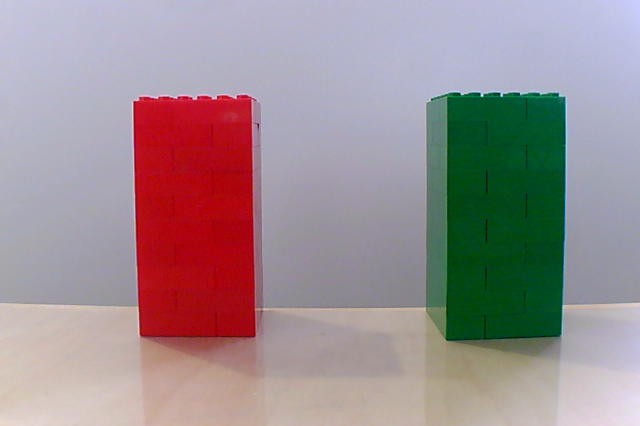
#> input picture img/red_green.jpg, 1280 x 852 px (shown at 1/2 size)
$ python img_test.py
#> lines starting #> are read from the running program, lines starting #| are printed output that depends on the picture; after the words box and inside, x2 and y2 are one past the last pixel; in counts of white or black regions, pixels touching at a corner belong together
### funciones.py
import cv2 as cv
import numpy as np

# [8 lines left out: function get_centroid, not called in this run]


def find_contours(image, range, ROI):

    img_segmented = image[ROI[1]:ROI[3], ROI[0]:ROI[2]]

    lower_mask = np.array(range[0])
    upper_mask = np.array(range[1])

    mask = cv.inRange(img_segmented, lower_mask, upper_mask)

    kernel = np.ones((5,5), np.uint8)

    eroded_mask = cv.erode(mask, kernel, iterations=1)
    dilated_mask = cv.dilate(eroded_mask, kernel, iterations=1)

    contours = cv.findContours(dilated_mask, cv.RETR_EXTERNAL, cv.CHAIN_APPROX_SIMPLE)[-2]

    return contours


# [28 lines left out: function max_contour, not called in this run]

### img_test.py
import cv2 as cv
import numpy as np
from matplotlib import pyplot as plt
import imutils
from funciones import *

img = cv.imread("img/red_green.jpg")
#> img is the input picture: shape (852, 1280, 3); mean B, G, R 146.3, 142.5, 156.1
assert img is not None

img_h, img_w, _ = img.shape
#> img_h = 852; img_w = 1280

hsv = cv.cvtColor(img, cv.COLOR_BGR2HSV)
#> hsv: shape (852, 1280, 3); mean H, S, V 99.6, 75.1, 173.4


mask_red = [[180-20, 120, 40], [180, 255, 255]]
mask_green = [[60-20, 120, 40], [60+20, 255, 255]]


ROI = [0, 0, img_w, img_h]
#> ROI = [0, 0, 1280, 852]
red_cnts = find_contours(hsv, mask_red, ROI)
#> in find_contours, `mask = cv.inRange(img_segmented, lower_mask, upper_mask)`:
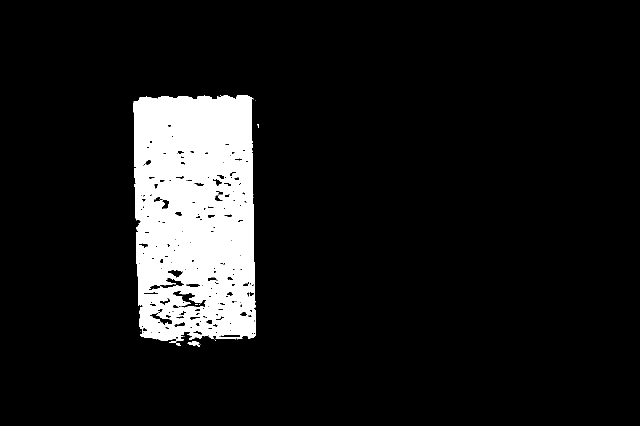
#> mask: shape (852, 1280) (shown at 1/2 size); 9.7% white; 19 white regions (17 under 20 px), largest, box (x1, y1, x2, y2) and area: (267, 190, 512, 691) 105707, (375, 682, 400, 693) 149
#> in find_contours, `eroded_mask = cv.erode(mask, kernel, iterations=1)`:
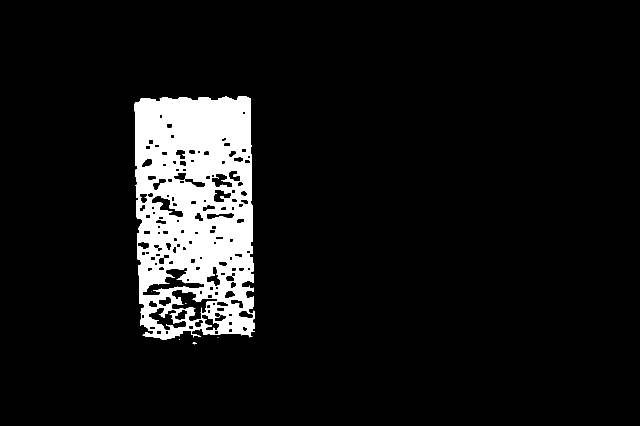
#> eroded_mask: shape (852, 1280) (shown at 1/2 size); 8% white; 7 white regions (5 under 20 px), largest, box (x1, y1, x2, y2) and area: (269, 192, 510, 680) 87258, (385, 685, 394, 689) 22
#> in find_contours, `dilated_mask = cv.dilate(eroded_mask, kernel, iterations=1)`:
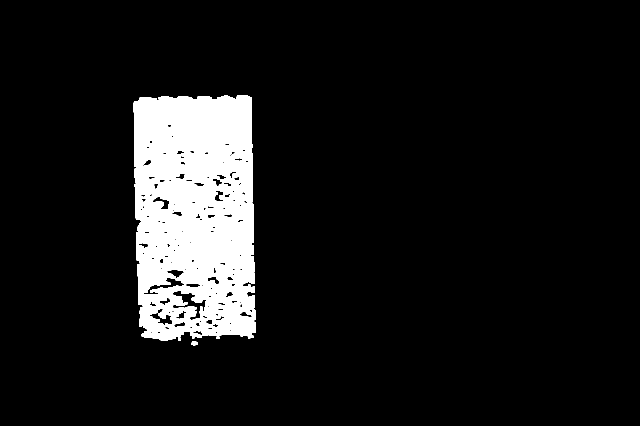
#> dilated_mask: shape (852, 1280) (shown at 1/2 size); 9.6% white; 4 white regions
#> in find_contours, `contours = cv.findContours(dilated_mask, cv.RETR_EXTERNAL, cv.CHAIN_AP..`: contours = 4 contours; box (x1, y1, x2, y2) and area: (267, 190, 512, 682) 111082, (383, 683, 396, 691) 72, (356, 677, 362, 682) 20, (433, 673, 439, 678) 20
#> red_cnts has the same summary as contours in find_contours
green_cnts = find_contours(hsv, mask_green, ROI)
#> in find_contours (call 2), `mask = cv.inRange(img_segmented, lower_mask, upper_mask)`:
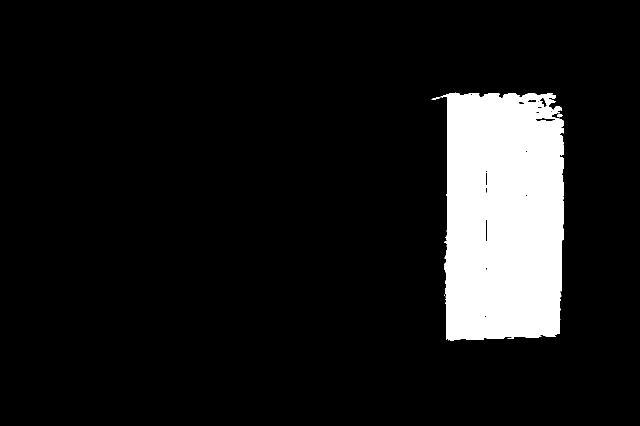
#> mask: shape (852, 1280) (shown at 1/2 size); 10.2% white; 6 white regions (4 under 20 px), largest, box (x1, y1, x2, y2) and area: (863, 185, 1128, 681) 111573, (1114, 227, 1125, 235) 57
#> in find_contours (call 2), `eroded_mask = cv.erode(mask, kernel, iterations=1)`:
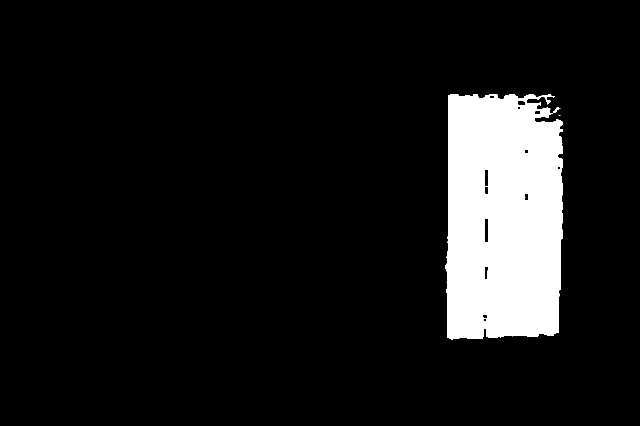
#> eroded_mask: shape (852, 1280) (shown at 1/2 size); 9.7% white; 2 white regions (1 under 20 px), largest, box (x1, y1, x2, y2) and area: (891, 188, 1126, 679) 106158
#> in find_contours (call 2), `dilated_mask = cv.dilate(eroded_mask, kernel, iterations=1)`: dilated_mask: shape (852, 1280); 10.2% white; 2 white regions
#> in find_contours (call 2), `contours = cv.findContours(dilated_mask, cv.RETR_EXTERNAL, cv.CHAIN_AP..`: contours = 2 contours; box (x1, y1, x2, y2) and area: (889, 186, 1128, 681) 110658, (1115, 228, 1123, 234) 33
#> green_cnts has the same summary as contours in find_contours


cv.drawContours(img, red_cnts, -1, (0,255,0), 2)
cv.drawContours(img, green_cnts, -1, (0,255,0), 2)
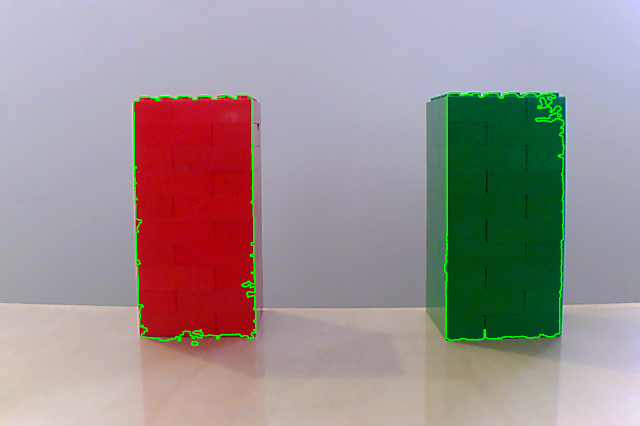
#> img: shape (852, 1280, 3) (shown at 1/2 size); mean B, G, R 145.7, 144.4, 155.1


img = imutils.resize(img, 400)
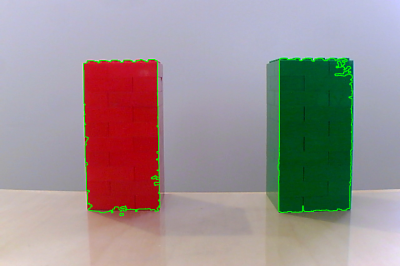
#> img: shape (266, 400, 3); mean B, G, R 145.7, 144.4, 155.1

#cv.imshow("mask", mask)
cv.imshow("original", img)

cv.waitKey(0)
cv.destroyAllWindows()
